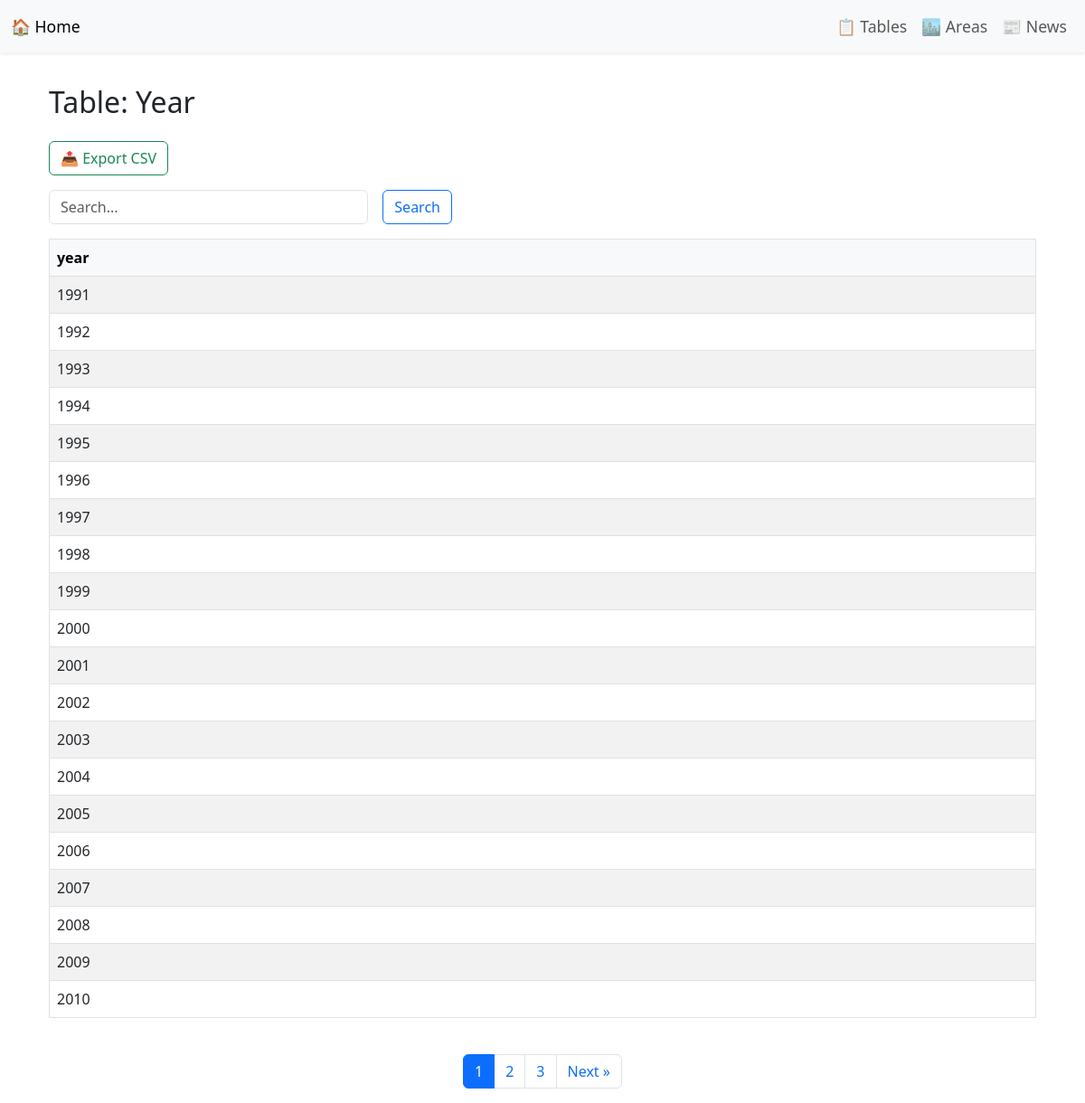
Screenshot of /data/Year with the database file from the repository.
### tables this page shows
CREATE TABLE "Year" (
"year" INTEGER
);

### coursework2_flask/flask_app/routes.py (the view)
@main.route("/data/<table_name>")
def show_table(table_name):
    page = int(request.args.get("page", 1))
    per_page = 20
    offset = (page - 1) * per_page
    search = request.args.get("search", "").strip()
    conn = get_connection()
    cursor = conn.cursor()
    try:
        if search:
            cursor.execute(f"PRAGMA table_info({table_name})")
            columns = [row["name"] for row in cursor.fetchall()]
            conditions = " OR ".join([f"{col} LIKE ?" for col in columns])
            query = f"SELECT * FROM {table_name} WHERE {conditions} LIMIT ? OFFSET ?"
            args = [f"%{search}%"] * len(columns) + [per_page, offset]
            count_query = f"SELECT COUNT(*) FROM {table_name} WHERE {conditions}"
            count_args = [f"%{search}%"] * len(columns)
        else:
            query = f"SELECT * FROM {table_name} LIMIT ? OFFSET ?"
            args = [per_page, offset]
            count_query = f"SELECT COUNT(*) FROM {table_name}"
            count_args = []
        cursor.execute(count_query, count_args)
        total_rows = cursor.fetchone()[0]
        total_pages = math.ceil(total_rows / per_page)
        cursor.execute(query, args)
        rows = cursor.fetchall()
        columns = [desc[0] for desc in cursor.description]
    except sqlite3.Error as e:
        flash(f"❌ Error loading table: {e}")
        return redirect(url_for("main.list_tables"))
    finally:
        conn.close()
    return render_template("data.html", table_name=table_name, rows=rows, columns=columns,
                           page=page, total_pages=total_pages, search=search)

### coursework2_flask/flask_app/routes.py (called while the page is built)
def get_connection():
    db_path = current_app.config["DB_PATH"]
    conn = sqlite3.connect(db_path)
    conn.row_factory = sqlite3.Row
    return conn

### coursework2_flask/flask_app/templates/data.html (shortened to what this page needs)
{% extends "base.html" %}
{% block content %}
<div class="container mt-4">
    <h2 class="mb-4">
         Table: {{ table_name.replace("_", " ") }}
    </h2>
    <div class="mb-3">
        <a href="{{ url_for('main.export_csv', table_name=table_name) }}" class="btn btn-outline-success">
            📤 Export CSV
        </a>
    </div>
    <form method="get" action="{{ url_for('main.show_table', table_name=table_name) }}" class="row g-3 mb-3">
        <div class="col-md-4">
            <input type="text" class="form-control" name="search" placeholder="Search..." value="{{ request.args.get('search', '') }}">
        </div>
        <div class="col-md-auto">
            <button type="submit" class="btn btn-outline-primary">Search</button>
        </div>
    </form>
    {% if rows %}
    <div class="table-responsive">
        <table class="table table-bordered table-striped table-hover">
            <thead class="table-light">
                <tr>
                    {% for col in columns %}
                    <th>{{ col }}</th>
                    {% endfor %}
                </tr>
            </thead>
            <tbody>
                {% for row in rows %}
                <tr>
                    {% for col in columns %}
                    <td>{{ row[col] }}</td>
                    {% endfor %}
                </tr>
                {% endfor %}
            </tbody>
        </table>
    </div>
    <nav class="mt-4">
        <ul class="pagination justify-content-center">
            {% for p in range(page-2, page+3) %}
            {% if 1 <= p <= total_pages %}
            <li class="page-item {% if p == page %}active{% endif %}">
                <a class="page-link" href="{{ url_for('main.show_table', table_name=table_name, page=p, search=request.args.get('search')) }}">{{ p }}</a>
            </li>
            {% endif %}
            {% endfor %}
            {% if page < total_pages %}
            <li class="page-item">
                <a class="page-link" href="{{ url_for('main.show_table', table_name=table_name, page=page+1, search=request.args.get('search')) }}">Next &raquo;</a>
            </li>
            {% endif %}
        </ul>
    </nav>
    {% else %}
    <div class="alert alert-warning">No data found for this table.</div>
    {% endif %}
</div>
{% endblock %}

### coursework2_flask/flask_app/templates/base.html (style rules this page uses)
body { padding-top: 70px; }

### rows the page displays
Year: year "1991"
Year: year "1992"
Year: year "1993"
Year: year "1994"
Year: year "1995"
Year: year "1996"
Year: year "1997"
Year: year "1998"
Year: year "1999"
Year: year "2000"
Year: year "2001"
Year: year "2002"
Year: year "2003"
Year: year "2004"
Year: year "2005"
Year: year "2006"
Year: year "2007"
Year: year "2008"
Year: year "2009"
Year: year "2010"

### other values shown
{{ table_name.replace("_", " ") }} "Year"
{{ col }} "year"
{{ p }} "1" "2" "3"
